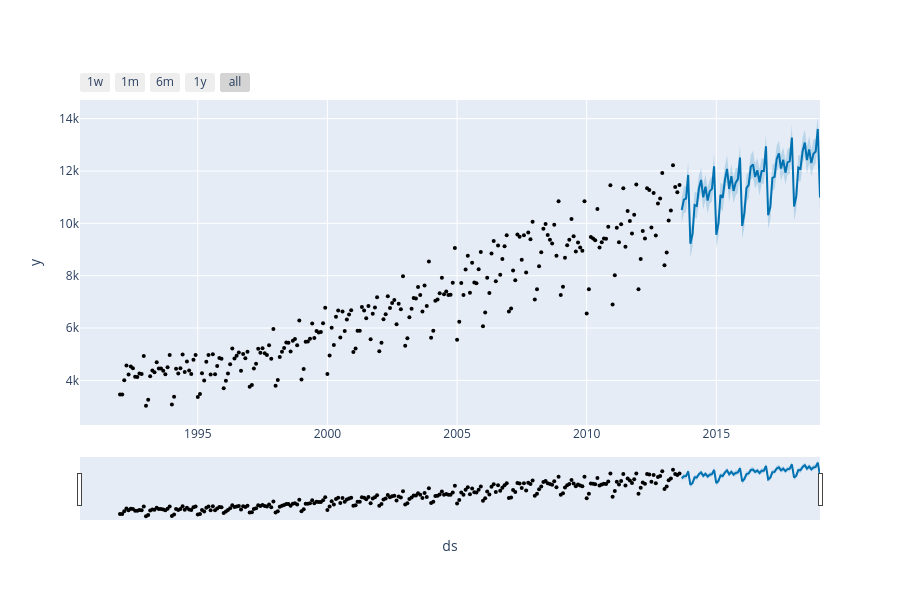

The code cell stored with this chart in its notebook:
### Code cell
model.plot_components(forecast)
fig.show()
